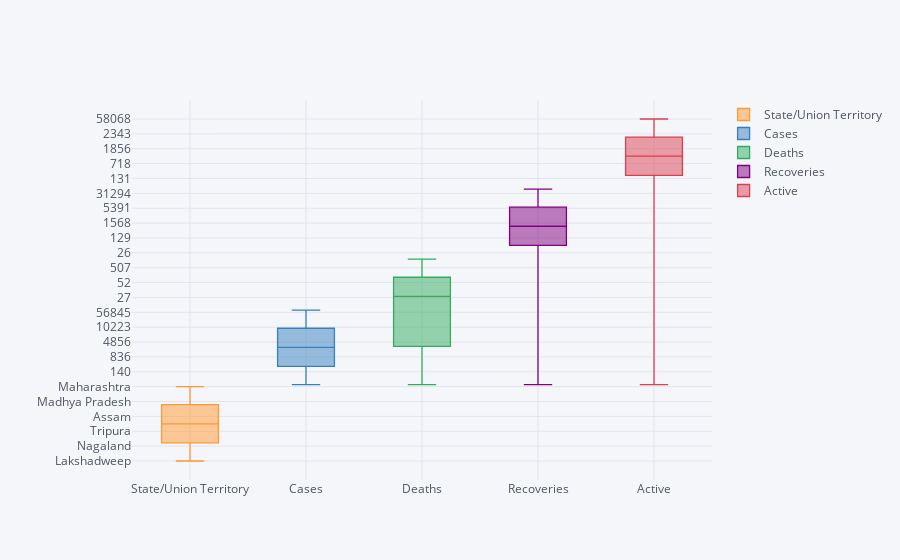

Notebook source saved alongside this figure:
### Code cell


### Figure 1 — Plotly figure (JSON) as saved in the notebook; plotly's stock layout.template omitted (floating-point values rounded to 4 significant figures)
{"data": [{"boxpoints": false, "line": {"width": 1.3}, "marker": {"color": "rgba(255, 153, 51, 1.0)"}, "name": "State/Union Territory", "orientation": "v", "type": "box", "y": ["Lakshadweep", "Meghalaya", "Andaman and Nicobar Islands", "Dadra and Nagar Haveli and Daman and Diu", "Sikkim", "Arunachal Pradesh", "Mizoram", "Nagaland", "Puducherry", "Chandigarh", "Himachal Pradesh", "Goa", "Manipur", "Ladakh", "Tripura", "Jharkhand", "Chhattisgarh", "Uttarakhand", "Kerala", "Punjab", "Odisha", "Assam", "Jammu and Kashmir", "Telangana", "Bihar", "Andhra Pradesh", "Karnataka", "Haryana", "Madhya Pradesh", "West Bengal", "Rajasthan", "Uttar Pradesh", "Gujarat", "Delhi", "Tamil Nadu", "Maharashtra"]}, {"boxpoints": false, "line": {"width": 1.3}, "marker": {"color": "rgba(55, 128, 191, 1.0)"}, "name": "Cases", "orientation": "v", "type": "box", "y": [0, 44, 47, 68, 70, 135, 140, 201, 286, 404, 656, 754, 777, 836, 1186, 1965, 2041, 2301, 3039, 3952, 4856, "4,904[b]", 5834, 7072, 7533, 8452, 8697, 10223, 11724, 13531, 14536, 16594, 26680, 56746, 56845, 128205]}, {"boxpoints": false, "line": {"width": 1.3}, "marker": {"color": "rgba(50, 171, 96, 1.0)"}, "name": "Deaths", "orientation": "v", "type": "box", "y": [0, 1, 0, 0, 0, 0, 0, 0, 7, 6, 8, 0, 0, 1, 1, 11, 11, 27, "21[c]", 98, 12, 9, 81, 203, 52, 101, 132, 149, 501, 540, 337, 507, 1638, 2112, 704, 5984]}, {"boxpoints": false, "line": {"width": 1.3}, "marker": {"color": "rgba(128, 0, 128, 1.0)"}, "name": "Recoveries", "orientation": "v", "type": "box", "y": [0, 33, 36, 26, 25, 14, 9, 138, 118, 316, 413, 129, 232, 117, 680, 1335, 1394, 1450, 1568, 2678, 3534, 3039, 3336, 3506, 5529, 4111, 5391, 5128, 8880, 7865, 11274, 9995, 18694, 31294, 31316, 64153]}, {"boxpoints": false, "line": {"width": 1.3}, "marker": {"color": "rgba(219, 64, 82, 1.0)"}, "name": "Active", "orientation": "v", "type": "box", "y": [0, 10, 11, 42, 45, 121, 131, 63, 161, 82, 235, 625, 545, 718, 505, 619, 636, 824, 1450, 1176, 1310, 1856, 2417, 3363, 1952, 4240, 3174, 4946, 2343, 5126, 2925, 6092, 6348, 23340, 24825, 58068]}], "layout": {"legend": {"bgcolor": "#F5F6F9", "font": {"color": "#4D5663"}}, "paper_bgcolor": "#F5F6F9", "plot_bgcolor": "#F5F6F9", "title": {"font": {"color": "#4D5663"}}, "xaxis": {"gridcolor": "#E1E5ED", "showgrid": true, "tickfont": {"color": "#4D5663"}, "title": {"font": {"color": "#4D5663"}, "text": ""}, "zerolinecolor": "#E1E5ED"}, "yaxis": {"gridcolor": "#E1E5ED", "showgrid": true, "tickfont": {"color": "#4D5663"}, "title": {"font": {"color": "#4D5663"}, "text": ""}, "zerolinecolor": "#E1E5ED"}}}
